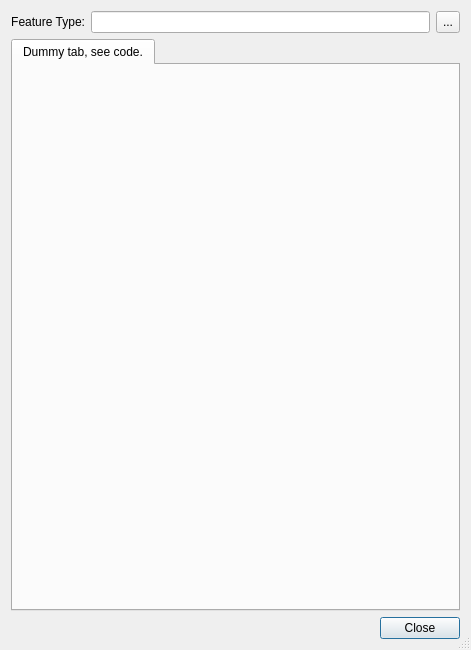
<?xml version="1.0" encoding="UTF-8"?>
<ui version="4.0">
 <class>FeaturePropertiesDialog</class>
 <widget class="QDialog" name="FeaturePropertiesDialog">
  <property name="geometry">
   <rect>
    <x>0</x>
    <y>0</y>
    <width>471</width>
    <height>650</height>
   </rect>
  </property>
  <property name="windowTitle">
   <string>Feature Properties</string>
  </property>
  <property name="windowIcon">
   <iconset resource="../qt-resources/qt_widgets.qrc">
    <normaloff>:/gnome_edit_find_16.png</normaloff>:/gnome_edit_find_16.png</iconset>
  </property>
  <property name="sizeGripEnabled">
   <bool>true</bool>
  </property>
  <layout class="QVBoxLayout">
   <item>
    <layout class="QHBoxLayout">
     <item>
      <widget class="QLabel" name="label_feature_type">
       <property name="text">
        <string>Feature Type:</string>
       </property>
       <property name="alignment">
        <set>Qt::AlignRight|Qt::AlignTrailing|Qt::AlignVCenter</set>
       </property>
      </widget>
     </item>
     <item>
      <widget class="QLineEdit" name="lineedit_feature_type">
       <property name="readOnly">
        <bool>true</bool>
       </property>
      </widget>
     </item>
     <item>
      <widget class="QToolButton" name="toolbutton_change_feature_type">
       <property name="sizePolicy">
        <sizepolicy hsizetype="Fixed" vsizetype="Preferred">
         <horstretch>0</horstretch>
         <verstretch>0</verstretch>
        </sizepolicy>
       </property>
       <property name="toolTip">
        <string>Change Feature Type</string>
       </property>
       <property name="text">
        <string>...</string>
       </property>
      </widget>
     </item>
    </layout>
   </item>
   <item>
    <widget class="QTabWidget" name="tabwidget_query_edit">
     <property name="currentIndex">
      <number>0</number>
     </property>
     <widget class="QWidget" name="tab_dummy">
      <attribute name="icon">
       <iconset resource="../qt-resources/qt_widgets.qrc">
        <normaloff>:/gnome_edit_find_16.png</normaloff>:/gnome_edit_find_16.png</iconset>
      </attribute>
      <attribute name="title">
       <string>Dummy tab, see code.</string>
      </attribute>
     </widget>
    </widget>
   </item>
   <item>
    <widget class="QDialogButtonBox" name="buttonbox">
     <property name="orientation">
      <enum>Qt::Horizontal</enum>
     </property>
     <property name="standardButtons">
      <set>QDialogButtonBox::Close</set>
     </property>
    </widget>
   </item>
  </layout>
 </widget>
 <resources>
  <include location="../qt-resources/qt_widgets.qrc"/>
 </resources>
 <connections>
  <connection>
   <sender>buttonbox</sender>
   <signal>accepted()</signal>
   <receiver>FeaturePropertiesDialog</receiver>
   <slot>accept()</slot>
   <hints>
    <hint type="sourcelabel">
     <x>248</x>
     <y>254</y>
    </hint>
    <hint type="destinationlabel">
     <x>157</x>
     <y>274</y>
    </hint>
   </hints>
  </connection>
  <connection>
   <sender>buttonbox</sender>
   <signal>rejected()</signal>
   <receiver>FeaturePropertiesDialog</receiver>
   <slot>reject()</slot>
   <hints>
    <hint type="sourcelabel">
     <x>316</x>
     <y>260</y>
    </hint>
    <hint type="destinationlabel">
     <x>286</x>
     <y>274</y>
    </hint>
   </hints>
  </connection>
 </connections>
</ui>
